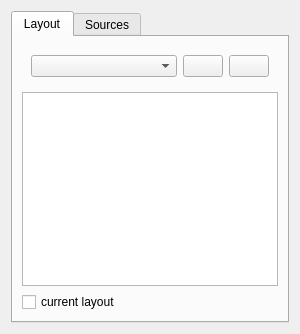
         <widget class="QWidget" name="configView">
          <layout class="QVBoxLayout" name="verticalLayout_18">
           <item>
            <widget class="QTabWidget" name="tabWidget">
             <property name="currentIndex">
              <number>0</number>
             </property>
             <widget class="QWidget" name="tabLayout">
              <attribute name="icon">
               <iconset resource="../../resources/resources.qrc">
                <normaloff>:/resources/icons_2/apps-outline.svg</normaloff>:/resources/icons_2/apps-outline.svg</iconset>
              </attribute>
              <attribute name="title">
               <string>Layout</string>
              </attribute>
              <layout class="QVBoxLayout" name="verticalLayout_19">
               <item>
                <widget class="QWidget" name="widget_11" native="true">
                 <layout class="QHBoxLayout" name="horizontalLayout_11">
                  <item>
                   <widget class="QComboBox" name="layoutSelector">
                    <property name="sizePolicy">
                     <sizepolicy hsizetype="Expanding" vsizetype="Fixed">
                      <horstretch>0</horstretch>
                      <verstretch>0</verstretch>
                     </sizepolicy>
                    </property>
                   </widget>
                  </item>
                  <item alignment="Qt::AlignRight">
                   <widget class="QPushButton" name="newLayoutBtn">
                    <property name="toolTip">
                     <string>new</string>
                    </property>
                    <property name="text">
                     <string/>
                    </property>
                    <property name="icon">
                     <iconset resource="../../resources/resources.qrc">
                      <normaloff>:/resources/icons_2/add-circle-outline.svg</normaloff>:/resources/icons_2/add-circle-outline.svg</iconset>
                    </property>
                    <property name="iconSize">
                     <size>
                      <width>24</width>
                      <height>24</height>
                     </size>
                    </property>
                   </widget>
                  </item>
                  <item alignment="Qt::AlignRight">
                   <widget class="QPushButton" name="removeLayoutBtn">
                    <property name="toolTip">
                     <string>remove</string>
                    </property>
                    <property name="text">
                     <string/>
                    </property>
                    <property name="icon">
                     <iconset resource="../../resources/resources.qrc">
                      <normaloff>:/resources/icons_2/remove-circle-outline.svg</normaloff>:/resources/icons_2/remove-circle-outline.svg</iconset>
                    </property>
                    <property name="iconSize">
                     <size>
                      <width>24</width>
                      <height>24</height>
                     </size>
                    </property>
                   </widget>
                  </item>
                 </layout>
                </widget>
               </item>
               <item>
                <widget class="QTableWidget" name="layoutTbl"/>
               </item>
               <item>
                <widget class="QCheckBox" name="currentLayoutCheck">
                 <property name="text">
                  <string>current layout</string>
                 </property>
                </widget>
               </item>
              </layout>
             </widget>
             <widget class="QWidget" name="tabSources">
              <attribute name="icon">
               <iconset resource="../../resources/resources.qrc">
                <normaloff>:/resources/icons/activity.svg</normaloff>:/resources/icons/activity.svg</iconset>
              </attribute>
              <attribute name="title">
               <string>Sources</string>
              </attribute>
             </widget>
            </widget>
           </item>
          </layout>
         </widget>
